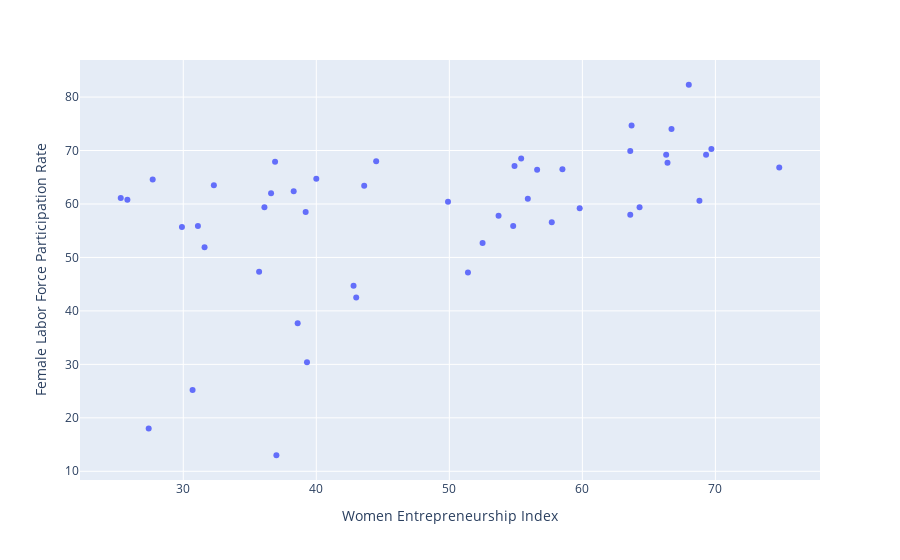

Notebook source saved alongside this figure:
### Code cell
px.scatter(data, x ='Women Entrepreneurship Index', y = 'Female Labor Force Participation Rate')

### Figure 1 — Plotly figure (JSON) as saved in the notebook; plotly's stock layout.template omitted (floating-point values rounded to 4 significant figures)
{"data": [{"hovertemplate": "Women Entrepreneurship Index=%{x}<br>Female Labor Force Participation Rate=%{y}<extra></extra>", "legendgroup": "", "marker": {"color": "#636efa", "symbol": "circle"}, "mode": "markers", "name": "", "orientation": "v", "showlegend": false, "type": "scatter", "x": [54.9, 63.6, 55.4, 66.4, 68.8, 63.6, 43, 64.3, 51.4, 56.6, 58.5, 69.3, 54.8, 55.9, 52.5, 49.9, 69.7, 53.7, 57.7, 66.7, 74.8, 68, 40, 66.3, 59.8, 63.7, 27.4, 35.7, 31.6, 31.1, 38.3, 36.1, 32.3, 27.7, 29.9, 25.8, 25.3, 38.6, 39.2, 42.8, 36.9, 43.6, 37, 36.6, 30.7, 39.3, 44.5], "xaxis": "x", "y": [67.1, 58, 68.5, 67.7, 60.6, 69.9, 42.5, 59.4, 47.2, 66.4, 66.5, 69.2, 55.9, 61, 52.7, 60.4, 70.3, 57.8, 56.6, 74, 66.8, 82.3, 64.7, 69.2, 59.18, 74.7, 18, 47.3, 51.9, 55.9, 62.4, 59.4, 63.5, 64.6, 55.7, 60.8, 61.1, 37.7, 58.5, 44.7, 67.9, 63.4, 13, 62, 25.19, 30.4, 68], "yaxis": "y"}], "layout": {"legend": {"tracegroupgap": 0}, "margin": {"t": 60}, "xaxis": {"anchor": "y", "domain": [0, 1], "title": {"text": "Women Entrepreneurship Index"}}, "yaxis": {"anchor": "x", "domain": [0, 1], "title": {"text": "Female Labor Force Participation Rate"}}}}
